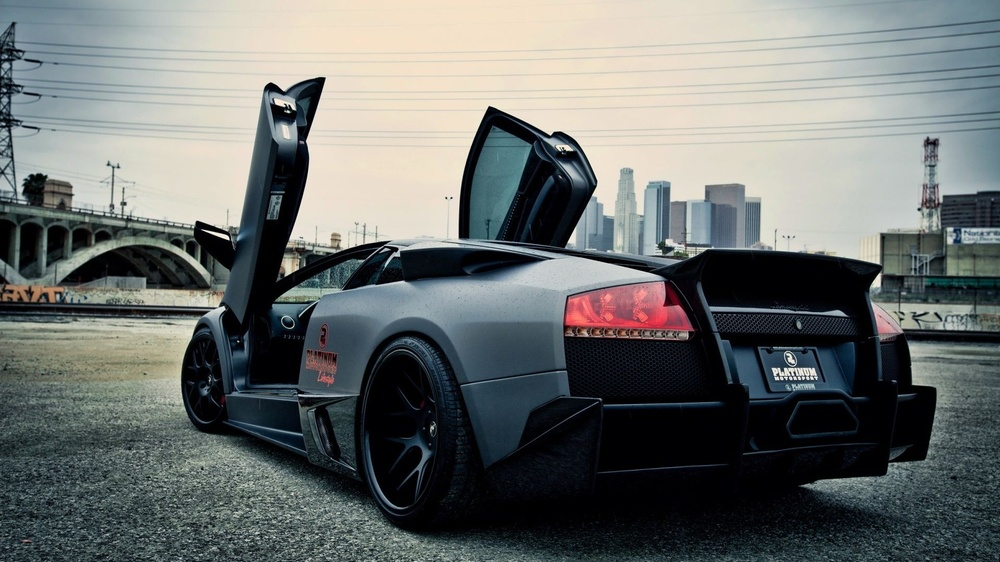
#> input picture utils/image-1080x1920.jpg, 1000 x 562 px, shrunk from 1920 x 1080 before the run, given as the content of the folder /home/acer/workspace/videos/src, which was not available
$ jupyter execute move-images-visually.ipynb   (text cells are left out)
#> lines starting #> are read from the running program, lines starting #| are printed output that depends on the picture; after the words box and inside, x2 and y2 are one past the last pixel; in counts of white or black regions, pixels touching at a corner belong together; pictures that were not available may be replaced by others from this repository, and a replacement may not be noted
[cell 1]
import os
import cv2
import shutil

[cell 2]
# Constants for text annotation
FONT = cv2.FONT_HERSHEY_SIMPLEX
FONT_SCALE = 0.7
FONT_COLOR_YELLOW = (0, 255, 255)  # Yellow color for image index
FONT_COLOR_WHITE = (255, 255, 255)  # White color for instructions
FONT_BG_COLOR = (0, 0, 255)
FONT_THICKNESS = 2

[cell 3]
def show_and_store_images(directory, destination_path):
    """
    Displays images one by one using OpenCV imshow and provides interactive options.
    """
#> called with directory = '/home/acer/workspace/videos/src', destination_path = '/home/acer/workspace/videos/dest'
    image_files = [file for file in sorted(os.listdir(directory)) if os.path.isfile(os.path.join(directory, file))]

    file_count = len(image_files)
    idx = 0
    selected_indices = []

    while True:
        if idx > file_count - 1:
            idx = 0
        elif idx < 0:
            idx = file_count - 1

        img_path = os.path.join(directory, image_files[idx])
        img = cv2.imread(img_path)
#> img is the input picture: shape (562, 1000, 3); mean B, G, R 110, 111.9, 107.7

        if img is not None:  # Check if image is successfully read
            image = img.copy()

            # Display current image index on the image
            index_text = f'Image {idx+1}/{file_count}'
            text_size = cv2.getTextSize(index_text, FONT, FONT_SCALE, FONT_THICKNESS)[0]
            text_x = 20
            text_y = text_size[1] + 20

            # Display image index on the top left corner of the image
            image = cv2.putText(image, index_text, (text_x, text_y), FONT, FONT_SCALE, FONT_COLOR_YELLOW, FONT_THICKNESS, cv2.LINE_AA)

            # Display instructions on the image
            instructions = [
                "Left arrow: Previous image",
                "Right arrow: Next image",
                "s: Select image",
                "c: Confirm selection and move",
                "Esc: Quit"
            ]
            max_instr_len = max(map(len, instructions)) + 15
            max_instr_height = len(instructions) * 25 + 10

            cv2.rectangle(image, (img.shape[1] - max_instr_len * 9, 0), (img.shape[1], max_instr_height), FONT_BG_COLOR, -1)
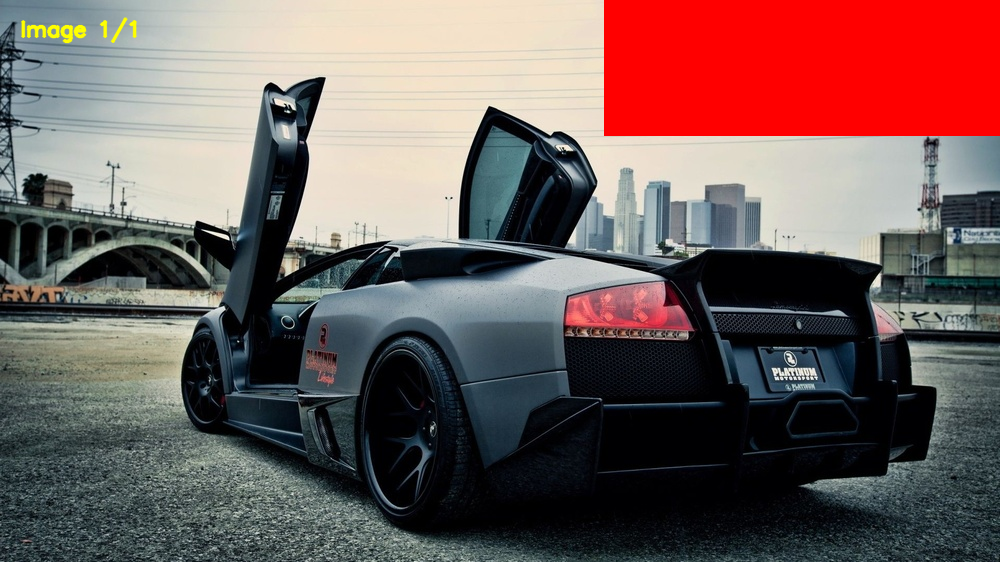
#> image: shape (562, 1000, 3); mean B, G, R 91.7, 93.5, 114
            for i, instr in enumerate(instructions):
                cv2.putText(image, instr, (img.shape[1] - max_instr_len * 8, (i + 1) * 25), FONT, FONT_SCALE, FONT_COLOR_WHITE, FONT_THICKNESS, cv2.LINE_AA)
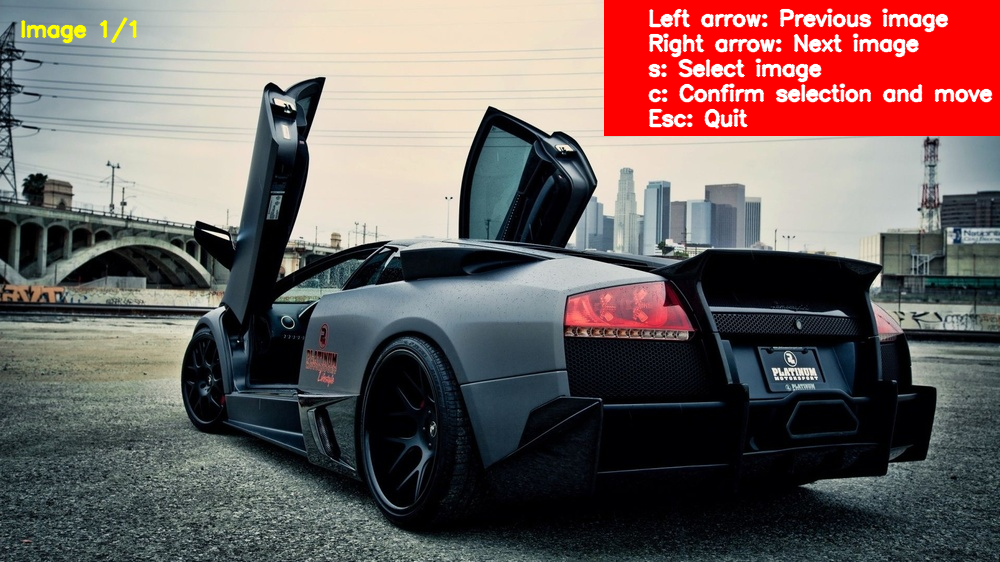
#> image: shape (562, 1000, 3); 2.39% of pixels changed, all inside (x1, y1, x2, y2) = (647, 8, 993, 129)

            cv2.namedWindow('Image Viewer', cv2.WINDOW_KEEPRATIO)
            cv2.imshow('Image Viewer', image)

        key = cv2.waitKey()
#> (key Esc is pressed here)
        if key == 27:  # Escape key
            cv2.destroyAllWindows()
            break

        if key == 83:  # Right arrow key
            idx += 1

        if key == 81:  # Left arrow key
            idx -= 1

        if key == ord('s'):
            print('Selected image: {}'.format(idx))
            selected_indices.append(idx)

        if key == ord('r'):
            print("Resetting selection!")
            selected_indices.clear()
            print(selected_indices)

        if key == ord('c'):  # Confirm and move selected images
            if selected_indices:
                print('Confirm selection and move the following images:')
                for i in selected_indices:
                    print(f"{image_files[i]}")
                confirm_key = cv2.waitKey(0)
                if confirm_key == ord('c'):
                    if not os.path.exists(destination_path):
                        os.makedirs(destination_path)
                    for i in selected_indices:
                        img_path = os.path.join(directory, image_files[i])
                        try:
                            shutil.move(img_path, destination_path)
                        except Exception as e:
                            print(e)
                    selected_indices = []
                    print('Selected images moved.')
                else:
                    print('Selection canceled.')
                cv2.destroyAllWindows()  # Close OpenCV window after moving images
                break  # Terminate the program after moving images

[cell 4]
if __name__ == "__main__":
    base_directory_path = '/home/acer/workspace/videos/src'
    dest_path = '/home/acer/workspace/videos/dest'  # Define the destination path here
    show_and_store_images(base_directory_path, dest_path)

[cell 5]
import os
import cv2
import shutil
import logging

# Constants
FONT = cv2.FONT_HERSHEY_SIMPLEX
#> FONT = 0
FONT_SCALE = 0.7
FONT_THICKNESS = 2
FONT_COLOR_YELLOW = (0, 255, 255)
FONT_COLOR_WHITE = (255, 255, 255)
FONT_BG_COLOR = (0, 0, 255)

logging.basicConfig(level=logging.INFO)
logger = logging.getLogger(__name__)

def display_image(image, idx, file_count, error_message=None):
    """
    Display the image with index information and instructions.

    Args:
    - image: The image to display.
    - idx: Index of the current image.
    - file_count: Total number of images.
    - error_message: Optional error message to display.
    """
#> called with idx = 0, file_count = 1
    index_text = f'Image {idx + 1}/{file_count}'
    text_size = cv2.getTextSize(index_text, FONT, FONT_SCALE, FONT_THICKNESS)[0]
#> text_size = (122, 16)
    text_x = 20
    text_y = text_size[1] + 20
#> text_y = 36

    image = cv2.putText(image, index_text, (text_x, text_y), FONT, FONT_SCALE, FONT_COLOR_YELLOW, FONT_THICKNESS, cv2.LINE_AA)

    instructions = [
        "Left arrow: Previous image",
        "Right arrow: Next image",
        "s: Select image",
        "c: Confirm selection and move",
        "r: Reset selection",
        "Esc: Quit"
    ]
    max_instr_len = max(map(len, instructions)) + 15
    max_instr_height = len(instructions) * 25 + 10

    cv2.rectangle(image, (image.shape[1] - max_instr_len * 9, 0), (image.shape[1], max_instr_height), FONT_BG_COLOR, -1)
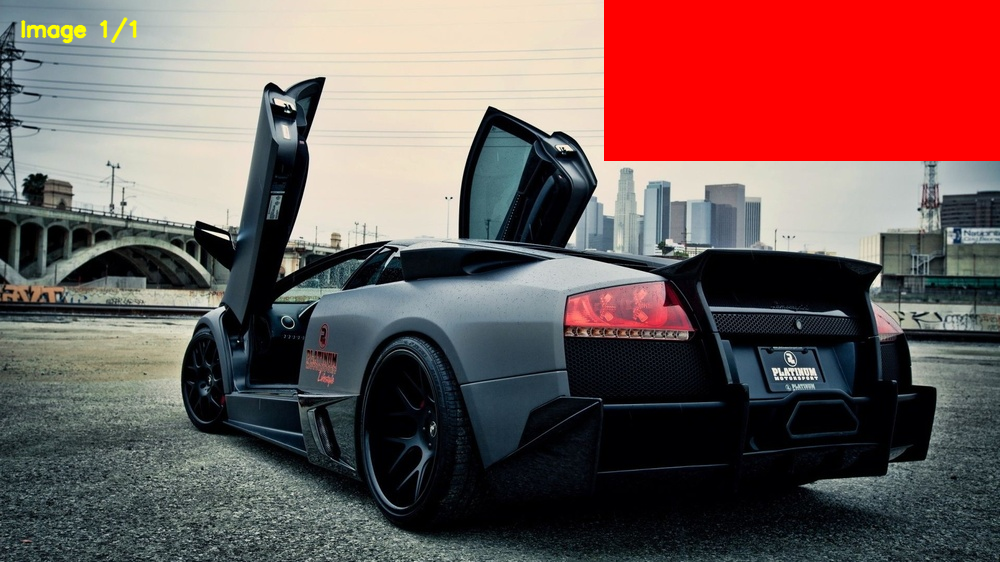
#> image: shape (562, 1000, 3); mean B, G, R 88.4, 90, 115
    for i, instr in enumerate(instructions):
        cv2.putText(image, instr, (image.shape[1] - max_instr_len * 8, (i + 1) * 25), FONT, FONT_SCALE, FONT_COLOR_WHITE, FONT_THICKNESS, cv2.LINE_AA)
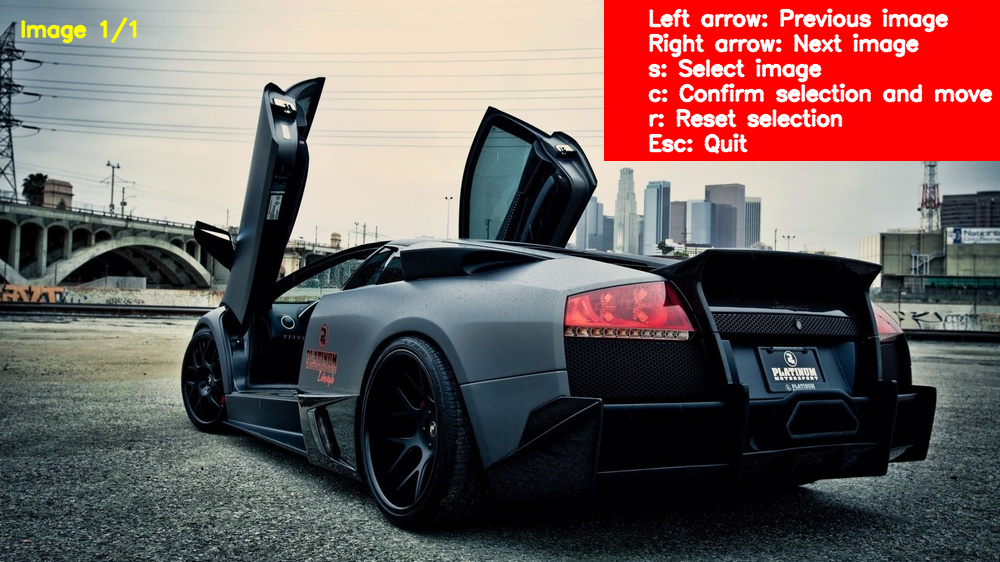
#> image: shape (562, 1000, 3); 2.8% of pixels changed, all inside (x1, y1, x2, y2) = (647, 8, 993, 154)

    if error_message:
        cv2.putText(image, error_message, (20, image.shape[0] - 20), FONT, FONT_SCALE, FONT_COLOR_YELLOW, FONT_THICKNESS, cv2.LINE_AA)

    cv2.imshow('Image Viewer', image)

# [52 lines left out: functions move_selected_images, update_image_files, not called in this run]

def show_image(directory, image_files, idx, error_message=None):
    """
    Show the image with the given index.

    Args:
    - directory: Path to the source directory.
    - image_files: List of image filenames.
    - idx: Index of the current image.
    - error_message: Optional error message.

    Returns:
    - None
    """
    if 0 <= idx < len(image_files):
        img_path = os.path.join(directory, image_files[idx])
        try:
            img = cv2.imread(img_path)

            if img is not None:
                image = img.copy()
                display_image(image, idx, len(image_files), error_message)
        except Exception as e:
            logger.error(f"Error reading image {img_path}: {e}")
    else:
        display_image(None, idx, len(image_files), error_message="Invalid index")

def show_and_store_images(directory, destination_path):
    """
    Displays images one by one using OpenCV imshow and provides interactive options.

    Args:
    - directory: Path to the source directory.
    - destination_path: Path to the destination directory.

    Returns:
    - None
    """
    image_files = [file for file in sorted(os.listdir(directory)) if os.path.isfile(os.path.join(directory, file))]

    file_count = len(image_files)
    idx = 0
    selected_indices = []
    images_moved = False

    cv2.namedWindow('Image Viewer', cv2.WINDOW_KEEPRATIO)

    while True:
        if idx > file_count - 1:
            idx = 0
        elif idx < 0:
            idx = file_count - 1

        show_image(directory, image_files, idx)

        key = cv2.waitKey()
#> (key Esc is pressed here)

        if key == 27:  # Escape key
            confirm_exit = input("Are you sure you want to quit? (y/n): ")
#> the answer given: y
            if confirm_exit.lower() == 'y':
                break
        elif key == 83:  # Right arrow key
            idx += 1
        elif key == 81:  # Left arrow key
            idx -= 1
        elif key == ord('s'):
            logger.info('Selected image: {}'.format(idx))
            selected_indices.append(idx)
        elif key == ord('r'):
            logger.info("Resetting selection!")
            selected_indices.clear()
            logger.info(selected_indices)
        elif key == ord('c'):
            if move_selected_images(selected_indices, image_files, directory, destination_path):
                images_moved = True
                break

    if images_moved:
        image_files = update_image_files(image_files, selected_indices)

    cv2.destroyAllWindows()

if __name__ == "__main__":
    base_directory_path = '/home/acer/workspace/videos/src'
    dest_path = '/home/acer/workspace/videos/dest'
    show_and_store_images(base_directory_path, dest_path)
